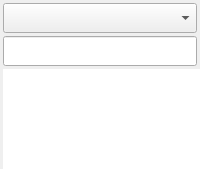
       <widget class="QWidget" name="tab_contents">
        <property name="sizePolicy">
         <sizepolicy hsizetype="Preferred" vsizetype="Expanding">
          <horstretch>0</horstretch>
          <verstretch>0</verstretch>
         </sizepolicy>
        </property>
        <property name="minimumSize">
         <size>
          <width>0</width>
          <height>0</height>
         </size>
        </property>
        <property name="maximumSize">
         <size>
          <width>16777215</width>
          <height>16777215</height>
         </size>
        </property>
        <property name="styleSheet">
         <string notr="true"/>
        </property>
        <attribute name="title">
         <string>Contents</string>
        </attribute>
        <layout class="QVBoxLayout" name="verticalLayout_11">
         <property name="spacing">
          <number>3</number>
         </property>
         <property name="leftMargin">
          <number>3</number>
         </property>
         <property name="topMargin">
          <number>3</number>
         </property>
         <property name="rightMargin">
          <number>0</number>
         </property>
         <property name="bottomMargin">
          <number>0</number>
         </property>
         <item>
          <layout class="QVBoxLayout" name="verticalLayout_4">
           <property name="spacing">
            <number>3</number>
           </property>
           <property name="rightMargin">
            <number>3</number>
           </property>
           <item>
            <widget class="QComboBox" name="cb_select_translation">
             <property name="sizePolicy">
              <sizepolicy hsizetype="Preferred" vsizetype="Fixed">
               <horstretch>0</horstretch>
               <verstretch>0</verstretch>
              </sizepolicy>
             </property>
             <property name="minimumSize">
              <size>
               <width>100</width>
               <height>30</height>
              </size>
             </property>
             <property name="maximumSize">
              <size>
               <width>16777215</width>
               <height>30</height>
              </size>
             </property>
             <property name="maxVisibleItems">
              <number>20</number>
             </property>
            </widget>
           </item>
           <item>
            <widget class="QLineEdit" name="lineEdit_select">
             <property name="sizePolicy">
              <sizepolicy hsizetype="Preferred" vsizetype="Fixed">
               <horstretch>0</horstretch>
               <verstretch>0</verstretch>
              </sizepolicy>
             </property>
             <property name="minimumSize">
              <size>
               <width>100</width>
               <height>30</height>
              </size>
             </property>
             <property name="maximumSize">
              <size>
               <width>16777215</width>
               <height>30</height>
              </size>
             </property>
             <property name="focusPolicy">
              <enum>Qt::StrongFocus</enum>
             </property>
             <property name="toolTip">
              <string>e.g. ps 1-5 act 2:38</string>
             </property>
             <property name="toolTipDuration">
              <number>-1</number>
             </property>
             <property name="styleSheet">
              <string notr="true"/>
             </property>
             <property name="placeholderText">
              <string/>
             </property>
             <property name="clearButtonEnabled">
              <bool>true</bool>
             </property>
            </widget>
           </item>
          </layout>
         </item>
         <item>
          <widget class="QListWidget" name="lw_books">
           <property name="sizePolicy">
            <sizepolicy hsizetype="Preferred" vsizetype="Expanding">
             <horstretch>0</horstretch>
             <verstretch>0</verstretch>
            </sizepolicy>
           </property>
           <property name="minimumSize">
            <size>
             <width>0</width>
             <height>100</height>
            </size>
           </property>
           <property name="maximumSize">
            <size>
             <width>16777215</width>
             <height>16777215</height>
            </size>
           </property>
           <property name="focusPolicy">
            <enum>Qt::StrongFocus</enum>
           </property>
           <property name="contextMenuPolicy">
            <enum>Qt::CustomContextMenu</enum>
           </property>
           <property name="toolTip">
            <string notr="true"/>
           </property>
           <property name="layoutDirection">
            <enum>Qt::LeftToRight</enum>
           </property>
           <property name="styleSheet">
            <string notr="true"/>
           </property>
           <property name="frameShape">
            <enum>QFrame::NoFrame</enum>
           </property>
           <property name="frameShadow">
            <enum>QFrame::Raised</enum>
           </property>
           <property name="lineWidth">
            <number>0</number>
           </property>
           <property name="midLineWidth">
            <number>0</number>
           </property>
           <property name="verticalScrollBarPolicy">
            <enum>Qt::ScrollBarAsNeeded</enum>
           </property>
           <property name="horizontalScrollBarPolicy">
            <enum>Qt::ScrollBarAlwaysOff</enum>
           </property>
           <property name="sizeAdjustPolicy">
            <enum>QAbstractScrollArea::AdjustToContents</enum>
           </property>
           <property name="editTriggers">
            <set>QAbstractItemView::NoEditTriggers</set>
           </property>
           <property name="alternatingRowColors">
            <bool>false</bool>
           </property>
           <property name="iconSize">
            <size>
             <width>0</width>
             <height>0</height>
            </size>
           </property>
           <property name="layoutMode">
            <enum>QListView::SinglePass</enum>
           </property>
           <property name="spacing">
            <number>2</number>
           </property>
           <property name="viewMode">
            <enum>QListView::ListMode</enum>
           </property>
           <property name="uniformItemSizes">
            <bool>false</bool>
           </property>
           <property name="selectionRectVisible">
            <bool>false</bool>
           </property>
           <property name="currentRow">
            <number>-1</number>
           </property>
           <property name="sortingEnabled">
            <bool>false</bool>
           </property>
          </widget>
         </item>
        </layout>
       </widget>
